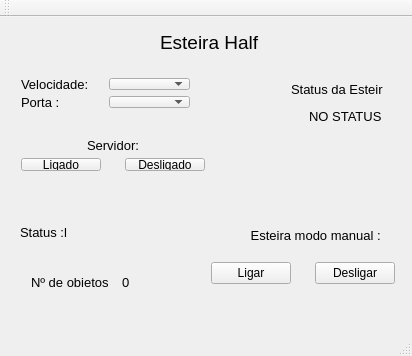
<?xml version="1.0" encoding="UTF-8"?>
<ui version="4.0">
 <class>MainWindow</class>
 <widget class="QMainWindow" name="MainWindow">
  <property name="geometry">
   <rect>
    <x>0</x>
    <y>0</y>
    <width>412</width>
    <height>356</height>
   </rect>
  </property>
  <property name="windowTitle">
   <string>MainWindow</string>
  </property>
  <widget class="QWidget" name="centralWidget">
   <widget class="QLabel" name="status_conexao">
    <property name="geometry">
     <rect>
      <x>20</x>
      <y>200</y>
      <width>161</width>
      <height>31</height>
     </rect>
    </property>
    <property name="font">
     <font>
      <pointsize>10</pointsize>
     </font>
    </property>
    <property name="text">
     <string>Status :l</string>
    </property>
   </widget>
   <widget class="QLabel" name="label_9">
    <property name="geometry">
     <rect>
      <x>160</x>
      <y>10</y>
      <width>101</width>
      <height>31</height>
     </rect>
    </property>
    <property name="font">
     <font>
      <pointsize>14</pointsize>
     </font>
    </property>
    <property name="text">
     <string>Esteira Half</string>
    </property>
   </widget>
   <widget class="QWidget" name="">
    <property name="geometry">
     <rect>
      <x>200</x>
      <y>190</y>
      <width>206</width>
      <height>91</height>
     </rect>
    </property>
    <layout class="QVBoxLayout" name="verticalLayout">
     <item>
      <widget class="QLabel" name="label_6">
       <property name="font">
        <font>
         <pointsize>10</pointsize>
        </font>
       </property>
       <property name="text">
        <string>           Esteira modo manual :</string>
       </property>
      </widget>
     </item>
     <item>
      <layout class="QHBoxLayout" name="horizontalLayout_2">
       <item>
        <widget class="QPushButton" name="pushButton_3">
         <property name="text">
          <string>Ligar</string>
         </property>
        </widget>
       </item>
       <item>
        <spacer name="horizontalSpacer_2">
         <property name="orientation">
          <enum>Qt::Horizontal</enum>
         </property>
         <property name="sizeHint" stdset="0">
          <size>
           <width>40</width>
           <height>28</height>
          </size>
         </property>
        </spacer>
       </item>
       <item>
        <widget class="QPushButton" name="pushButton_4">
         <property name="text">
          <string>Desligar</string>
         </property>
        </widget>
       </item>
      </layout>
     </item>
    </layout>
   </widget>
   <widget class="QWidget" name="">
    <property name="geometry">
     <rect>
      <x>20</x>
      <y>250</y>
      <width>121</width>
      <height>31</height>
     </rect>
    </property>
    <layout class="QHBoxLayout" name="horizontalLayout_3">
     <item>
      <widget class="QLabel" name="label_7">
       <property name="font">
        <font>
         <pointsize>10</pointsize>
        </font>
       </property>
       <property name="text">
        <string>Nº de objetos</string>
       </property>
      </widget>
     </item>
     <item>
      <spacer name="horizontalSpacer_3">
       <property name="orientation">
        <enum>Qt::Horizontal</enum>
       </property>
       <property name="sizeHint" stdset="0">
        <size>
         <width>40</width>
         <height>20</height>
        </size>
       </property>
      </spacer>
     </item>
     <item>
      <widget class="QLabel" name="label_8">
       <property name="font">
        <font>
         <pointsize>10</pointsize>
        </font>
       </property>
       <property name="text">
        <string>0</string>
       </property>
      </widget>
     </item>
    </layout>
   </widget>
   <widget class="QWidget" name="">
    <property name="geometry">
     <rect>
      <x>10</x>
      <y>50</y>
      <width>191</width>
      <height>52</height>
     </rect>
    </property>
    <layout class="QVBoxLayout" name="verticalLayout_2">
     <item>
      <layout class="QHBoxLayout" name="horizontalLayout_4">
       <item>
        <widget class="QLabel" name="label">
         <property name="font">
          <font>
           <pointsize>10</pointsize>
          </font>
         </property>
         <property name="text">
          <string>Velocidade:</string>
         </property>
        </widget>
       </item>
       <item>
        <widget class="QComboBox" name="box_velocidade"/>
       </item>
      </layout>
     </item>
     <item>
      <layout class="QHBoxLayout" name="horizontalLayout_5">
       <item>
        <widget class="QLabel" name="label_2">
         <property name="font">
          <font>
           <pointsize>10</pointsize>
          </font>
         </property>
         <property name="text">
          <string>Porta :</string>
         </property>
        </widget>
       </item>
       <item>
        <widget class="QComboBox" name="box_serial"/>
       </item>
      </layout>
     </item>
    </layout>
   </widget>
   <widget class="QWidget" name="">
    <property name="geometry">
     <rect>
      <x>280</x>
      <y>50</y>
      <width>114</width>
      <height>71</height>
     </rect>
    </property>
    <layout class="QVBoxLayout" name="verticalLayout_3">
     <item>
      <widget class="QLabel" name="label_3">
       <property name="font">
        <font>
         <pointsize>10</pointsize>
        </font>
       </property>
       <property name="text">
        <string>Status da Esteira:</string>
       </property>
      </widget>
     </item>
     <item>
      <widget class="QLabel" name="label_4">
       <property name="font">
        <font>
         <pointsize>10</pointsize>
        </font>
       </property>
       <property name="text">
        <string>     NO STATUS</string>
       </property>
      </widget>
     </item>
    </layout>
   </widget>
   <widget class="QWidget" name="">
    <property name="geometry">
     <rect>
      <x>10</x>
      <y>110</y>
      <width>206</width>
      <height>55</height>
     </rect>
    </property>
    <layout class="QVBoxLayout" name="verticalLayout_4">
     <item>
      <layout class="QHBoxLayout" name="horizontalLayout_6">
       <item>
        <spacer name="horizontalSpacer_4">
         <property name="orientation">
          <enum>Qt::Horizontal</enum>
         </property>
         <property name="sizeHint" stdset="0">
          <size>
           <width>40</width>
           <height>20</height>
          </size>
         </property>
        </spacer>
       </item>
       <item>
        <widget class="QLabel" name="label_5">
         <property name="font">
          <font>
           <pointsize>10</pointsize>
          </font>
         </property>
         <property name="text">
          <string>Servidor:</string>
         </property>
        </widget>
       </item>
       <item>
        <spacer name="horizontalSpacer_5">
         <property name="orientation">
          <enum>Qt::Horizontal</enum>
         </property>
         <property name="sizeHint" stdset="0">
          <size>
           <width>40</width>
           <height>20</height>
          </size>
         </property>
        </spacer>
       </item>
      </layout>
     </item>
     <item>
      <layout class="QHBoxLayout" name="horizontalLayout">
       <item>
        <widget class="QPushButton" name="pushButton">
         <property name="text">
          <string>Ligado</string>
         </property>
        </widget>
       </item>
       <item>
        <spacer name="horizontalSpacer">
         <property name="orientation">
          <enum>Qt::Horizontal</enum>
         </property>
         <property name="sizeHint" stdset="0">
          <size>
           <width>40</width>
           <height>20</height>
          </size>
         </property>
        </spacer>
       </item>
       <item>
        <widget class="QPushButton" name="pushButton_2">
         <property name="text">
          <string>Desligado</string>
         </property>
        </widget>
       </item>
      </layout>
     </item>
    </layout>
   </widget>
  </widget>
  <widget class="QMenuBar" name="menuBar">
   <property name="geometry">
    <rect>
     <x>0</x>
     <y>0</y>
     <width>412</width>
     <height>21</height>
    </rect>
   </property>
  </widget>
  <widget class="QToolBar" name="mainToolBar">
   <attribute name="toolBarArea">
    <enum>TopToolBarArea</enum>
   </attribute>
   <attribute name="toolBarBreak">
    <bool>false</bool>
   </attribute>
  </widget>
  <widget class="QStatusBar" name="statusBar"/>
 </widget>
 <layoutdefault spacing="6" margin="11"/>
 <resources/>
 <connections/>
</ui>
